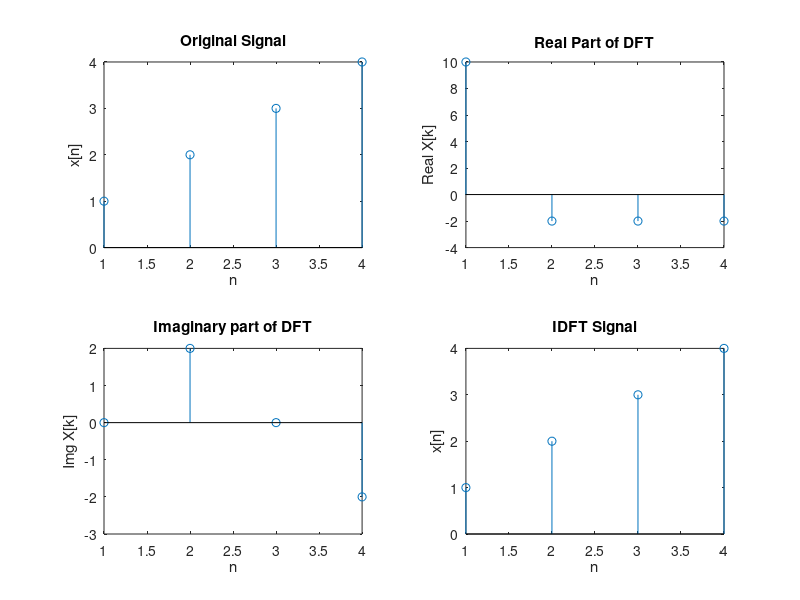

MATLAB code to generate this figure:
clear all;
close all;
clc;
 
%Given Sequence
x=[1 2 3 4];
N=4;
sum=0;
 
%Calculation of DFT
for K=0:1:N-1
    for n=0:1:N-1
        sum=sum+(x(n+1)*exp((-1j*2*pi*K*n)/N));
    end
    X(K+1)=sum;
    sum=0;
end
 
%Plotting figures
K=1:1:N;
 
%Plot Original Signal
subplot(2,2,1)
stem(K,x);
xlabel('n');
ylabel('x[n]');
title('Original Signal');
 
%Plots the real part of the DFT
p=real (X(K));
subplot(2,2,2);
stem(K,p);
xlabel('n');
ylabel('Real X[k]');
title('Real Part of DFT');
 
%Plots the imaginary part of the DFT
z=imag(X(K));
subplot(2,2,3)
stem(K,z);
xlabel('n');
ylabel('Img X[k]');
title('Imaginary part of DFT');
 
%Calculation of IDFT
for n=0:1:N-1
    for K=0:1:N-1
       sum=sum+((X(K+1)*exp((1j*2*pi*K*n)/N))/N);
    end
    z(n+1)=sum;
    sum=0;
end
 
%Plots the IDFT Signal
n=1:1:N;
subplot(2,2,4)
stem(n,z(n));
xlabel('n');
ylabel('x[n]');
title('IDFT Signal');
